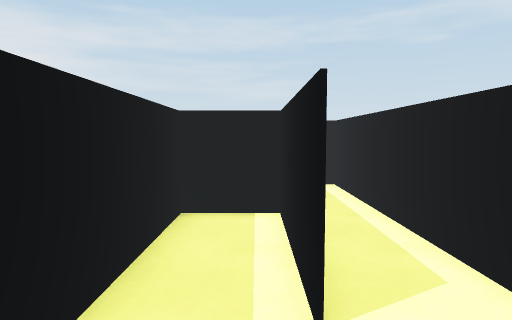
View 1 (above)

24 first-person views from a walk through a Unity game level. The camera is 1.5 m above the floor, tilts 4° down and sees 75° across. The floor is counted in squares, 1 m on a side. Each view is taken from the middle of a square. On the plan, view 1 faces up. The plan holds only what a view shows up to about 15 squares ahead; the rest is blank. The player character is not drawn.

View 2
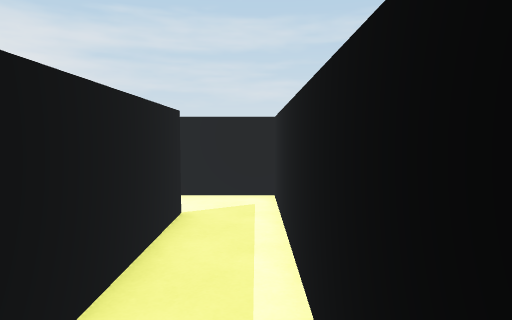

View 3
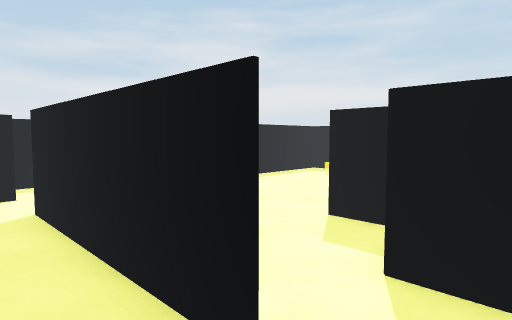

View 4
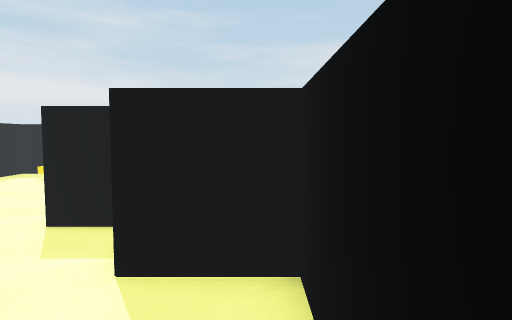

View 5
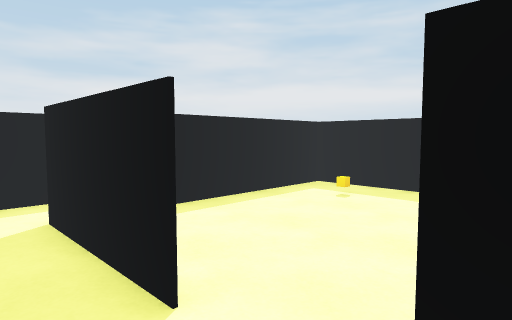

View 6
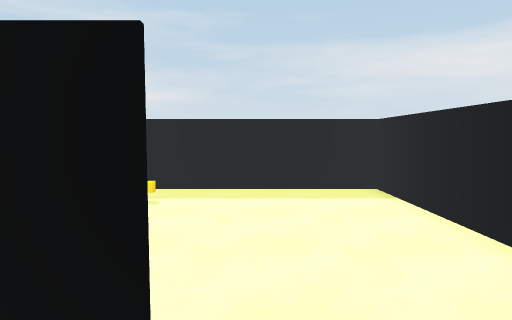

View 7
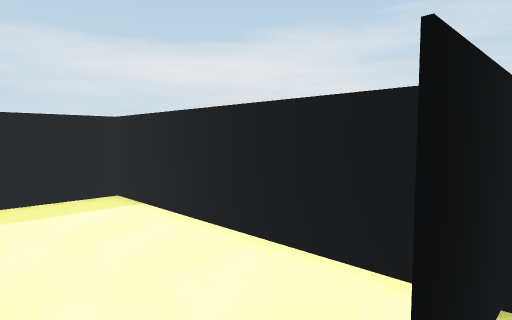

View 8
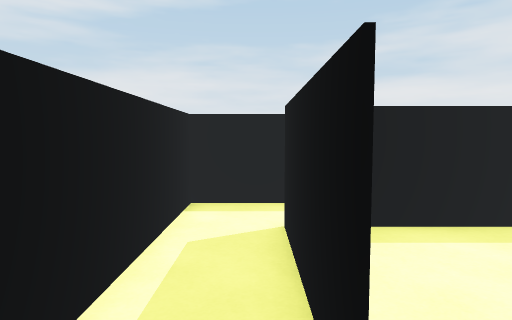

View 9
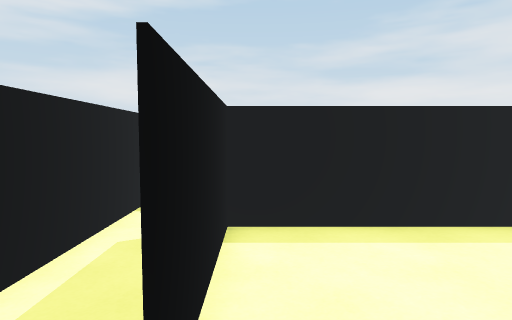

View 10
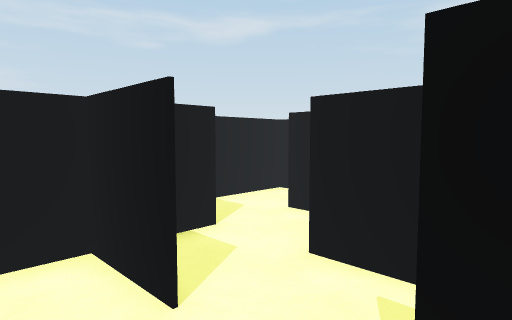

View 11
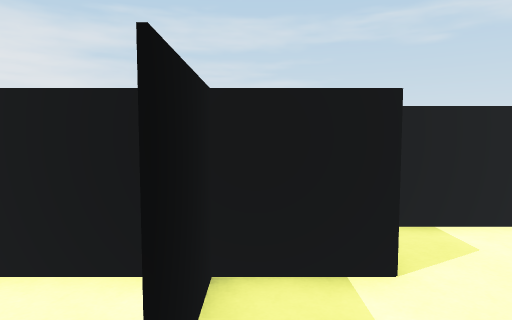

View 12
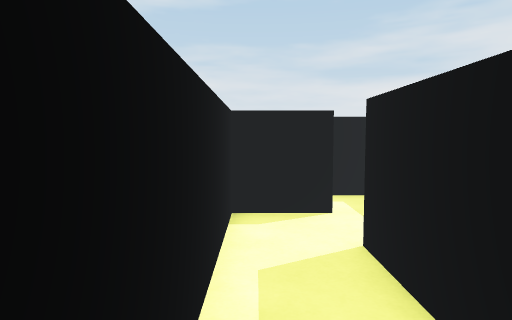

View 13
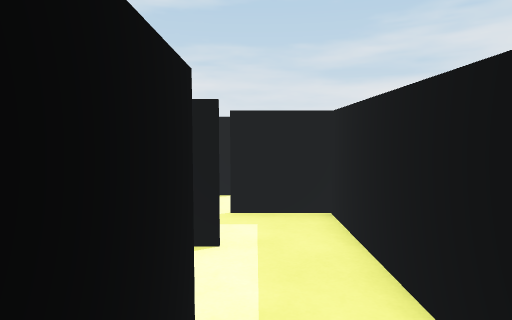

View 14
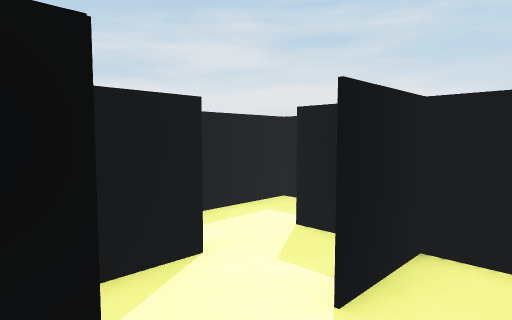

View 15
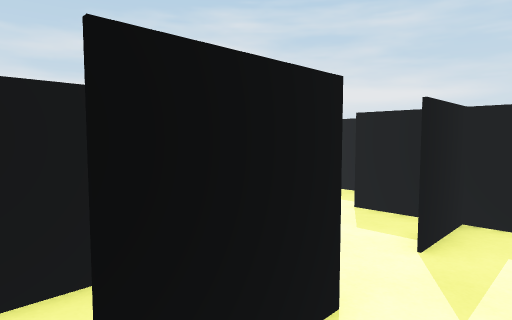

View 16
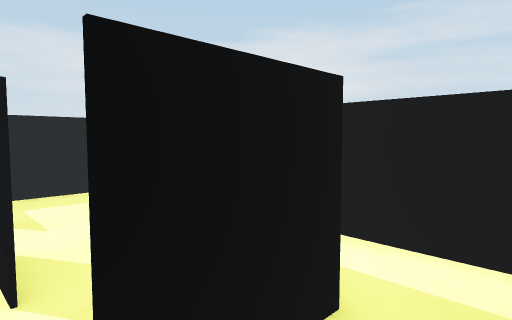

View 17
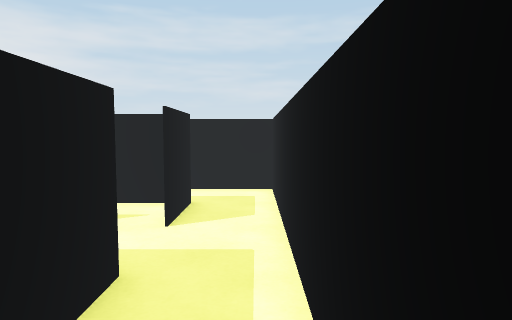

View 18
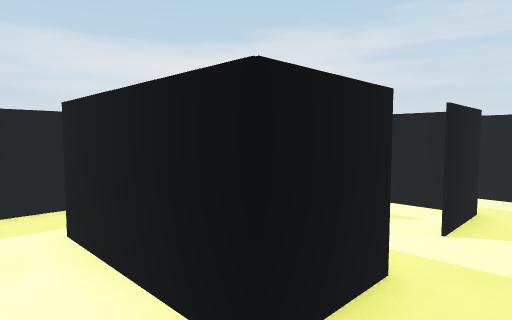

View 19
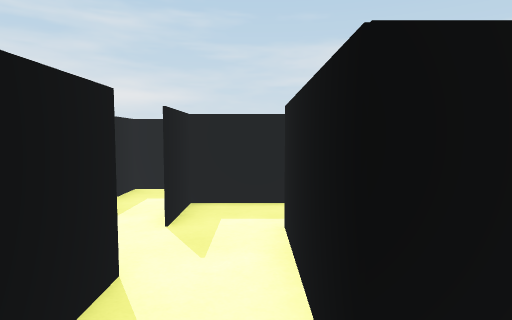

View 20
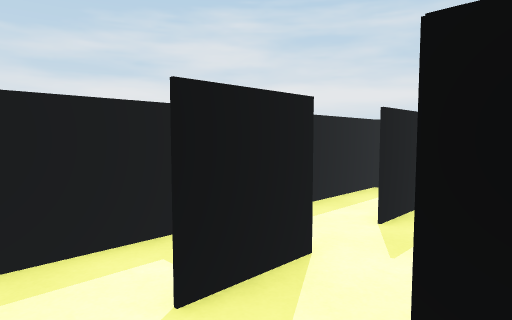

View 21
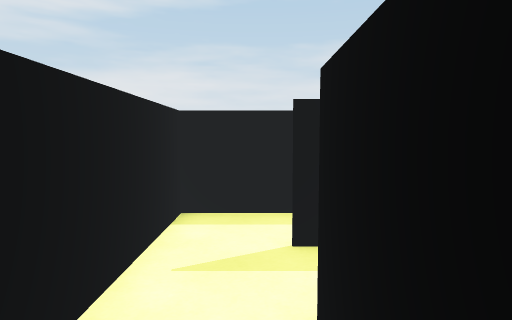

View 22
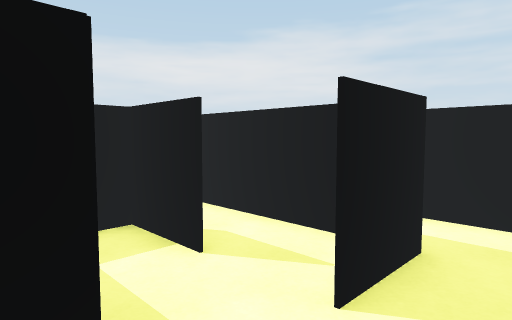

View 23
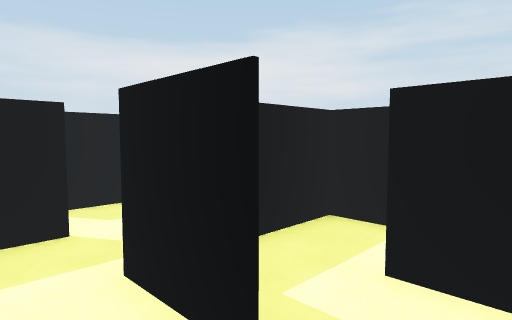

View 24
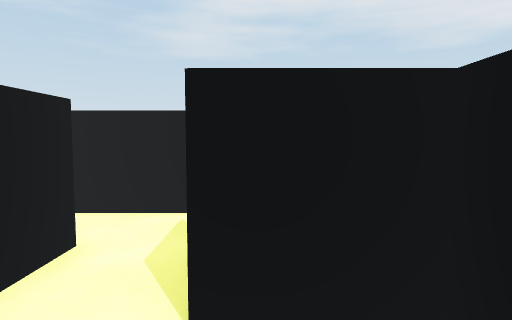

### Floor plan
Key: @ floor where view 1 was taken; # wall or solid block; . floor; = window, fence, low wall or low ledge; O other object.
Columns run from 12 left of view 1 to 9 right of it. Each row starts with its distance up from view 1.
 11            ####=
 10            =...=
  9 ###########=...#
  8  =.......=...=.=
  7  =.......=.##=.=
  6  =.........=.=.=
  5  =.........=.=.=
  4  =.......=.=.=.=
  3  =O......=.=.=.= #####
  2  =.......=.=...= ....#
  1 #########=.=.######..#
  0    =    ...=@.....#=.#
 -1         #####..##..=.#
 -2            =...=.....#
 -3            =.######..#
 -4           ...=.   #=.#
 -5          ####=.####=.#
 -6          =.  =.......#
 -7          =...##..##..#
 -8            =.....=...#
 -9            #.....#...#
-10           ############

Where each view was taken, in squares from view 1:
view 1: 0 up, 0 right, facing up
view 2: 2 up, 2 right, facing up
view 3: 10 up, 2 right, facing down-left
view 4: 10 up, 2 right, facing left
view 5: 7 up, 2 left, facing down-left
view 6: 5 up, 2 left, facing left
view 7: 5 up, 3 left, facing up-left
view 8: 6 up, 3 left, facing down
view 9: 6 up, 4 left, facing down
view 10: 4 up, 5 left, facing up-right
view 11: 5 up, 3 left, facing up
view 12: 7 up, 2 right, facing down
view 13: 5 up, 0 right, facing down
view 14: 0 up, 3 right, facing down-left
view 15: 0 up, 5 right, facing down-left
view 16: 2 down, 8 right, facing up-left
view 17: 7 down, 8 right, facing up
view 18: 7 down, 8 right, facing up-left
view 19: 6 down, 8 right, facing left
view 20: 5 down, 8 right, facing down-left
view 21: 3 down, 7 right, facing down
view 22: 4 down, 8 right, facing up-left
view 23: 9 down, 4 right, facing up-left
view 24: 8 down, 2 right, facing right
